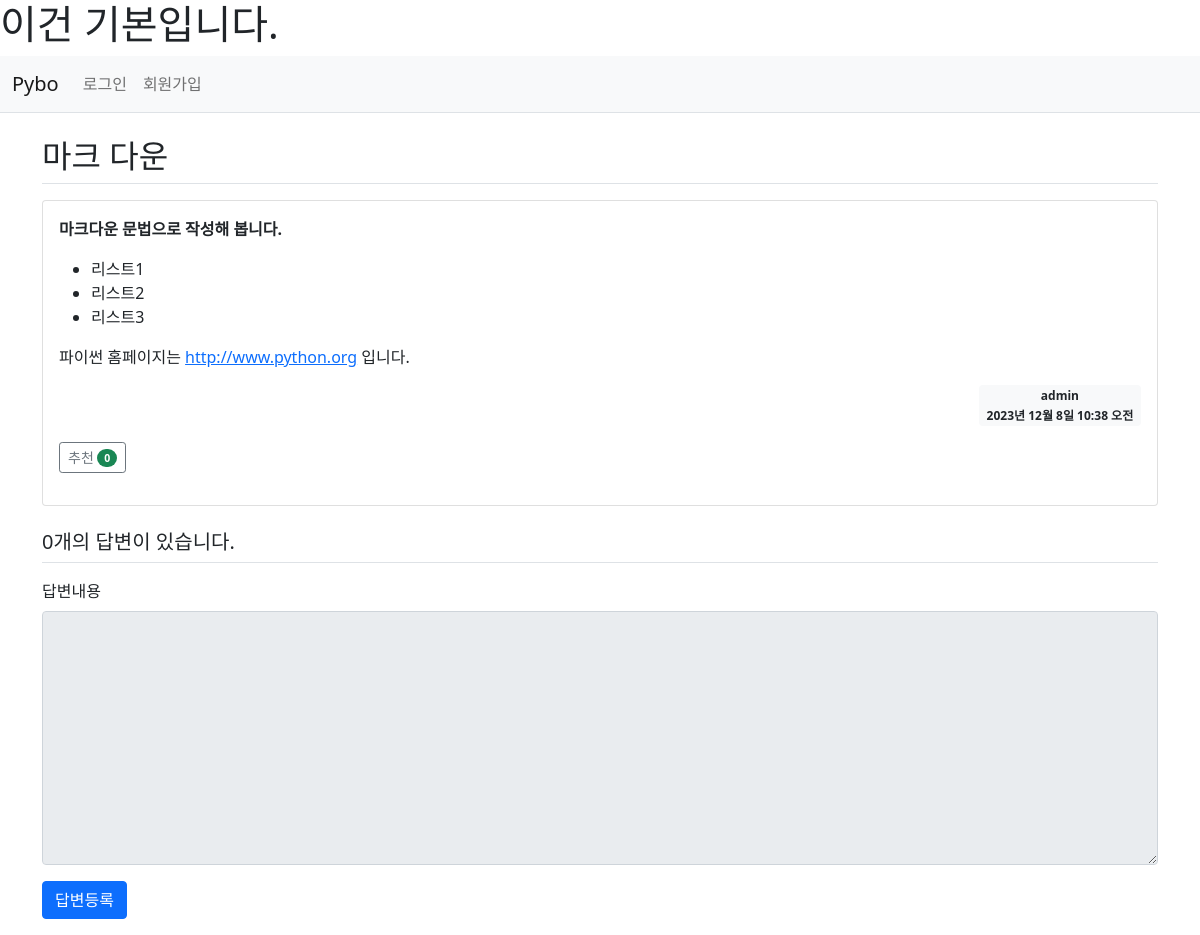
/pybo/304/, run on the app's committed database.
### pybo/models.py (models this page shows, shortened)
class Question(models.Model):                       #테이블이름
    author = models.ForeignKey(User, on_delete=models.CASCADE, related_name='author_question')
    subject = models.CharField(max_length=200)      #행이름 = models.어떤 타입로 작성할지(Char, tesxt)(추가속성)
    content = models.TextField()
    create_date = models.DateTimeField()
    modify_date = models.DateTimeField(null=True, blank=True)
    voter = models.ManyToManyField(User, related_name='voter_question')  # 추천인 추가

### pybo/views/base_views.py (the view)
def detail(request, question_id):
    question = get_object_or_404(Question, pk=question_id)
    context = {'question': question}
    return render(request, 'pybo/question_detail.html', context)

### pybo/templatetags/pybo_filter.py (called while the page is built)
@register.filter
def mark(value):
    extensions = ["nl2br", "fenced_code"]
    return mark_safe(markdown.markdown(value, extensions=extensions))

### templates/pybo/question_detail.html (shortened to what this page needs)
<!DOCTYPE html>
<html lang="en">
<head>
</head>
<body>
    {% extends 'base.html' %}
    {% load pybo_filter %}
    {% block content %}
    <div class="container my-3">
        <h2 class="border-bottom py-2 ">{{ question.subject }}</h2>
        <div class="card my-3">
            <div class="card-body">
                <div class="card-text" >{{ question.content|mark }}</div>
                <div class="d-flex justify-content-end">
                    <div class="badge bg-light text-dark p-2text-start">
                        <div class="mb-2">{{ question.author.username }}</div>
                        <div>{{ question.create_date }}</div>
                    </div>
                </div>
                <div class="my-3">
                    <a href="javascript:void(0)" data-uri="{% url 'pybo:question_vote' question.id  %}"
                        class="recommend btn btn-sm btn-outline-secondary"> 추천
                        <span class="badge rounded-pill bg-success">{{question.voter.count}}</span>
                    </a>
                </div>
            </div>
        </div>
        <h5 class="border-bottom my-3 py-2">{{question.answer_set.count}}개의 답변이 있습니다.</h5>
        <form action="{% url 'pybo:answer_create' question.id %}" method="post" class="my-3">
            <div class="mb-3">
                <label for="content" class="form-label">답변내용</label>
                <textarea {% if not user.is_authenticated %} disabled {% endif %}
                    name="content" id="content" class="form-control" rows="10"></textarea>
            </div>
            <input type="submit" value="답변등록" class="btn btn-primary">
        </form>
    </div>
    {% endblock %}

### data on the page
Question: subject "마크 다운", content|mark "마크다운 문법으로 작성해 봅니다. 리스트1 리스트2 리스트3 파이썬 홈페이지는 http://www.python.org 입니다.", author.username "admin", create_date "2023년 12월 8일 10:38 오전", voter.count "0", answer_set.count "0"
